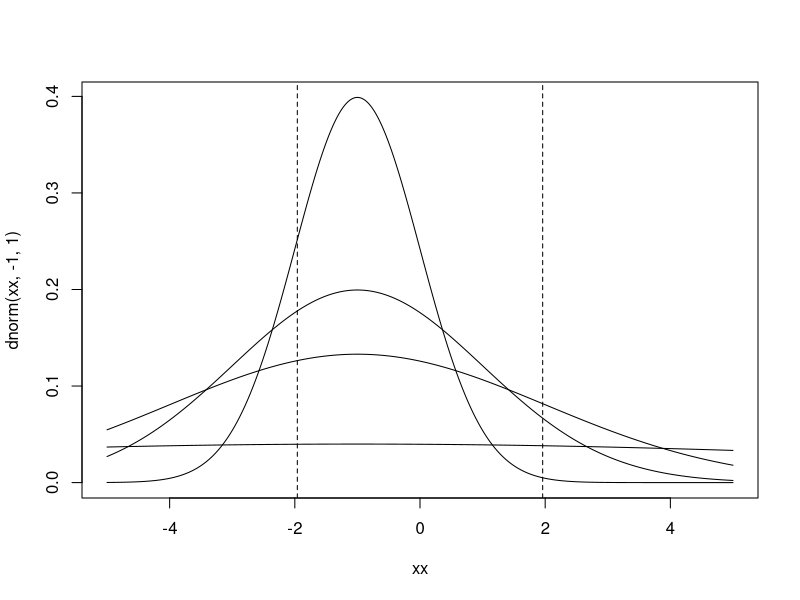
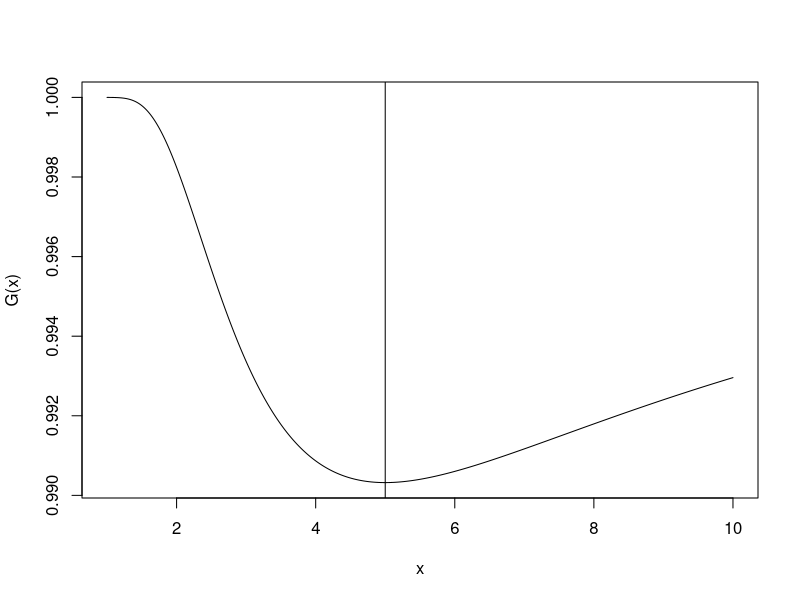
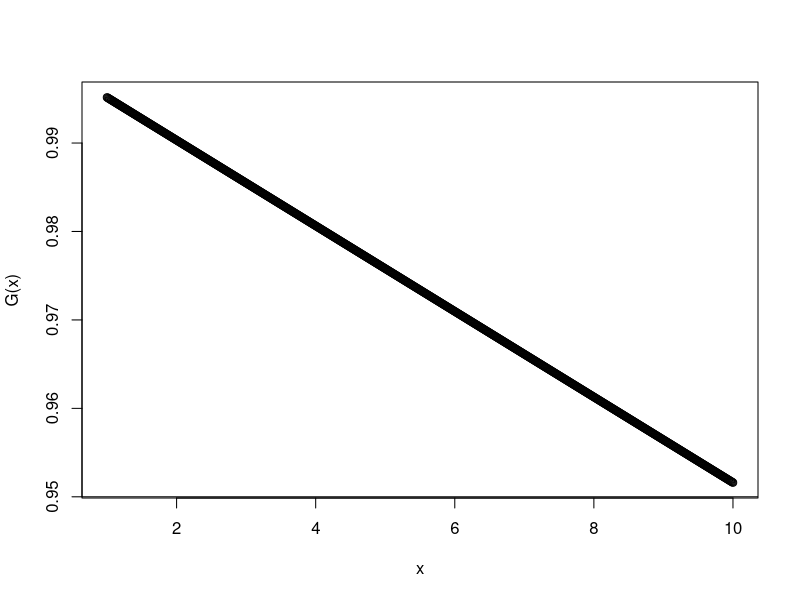
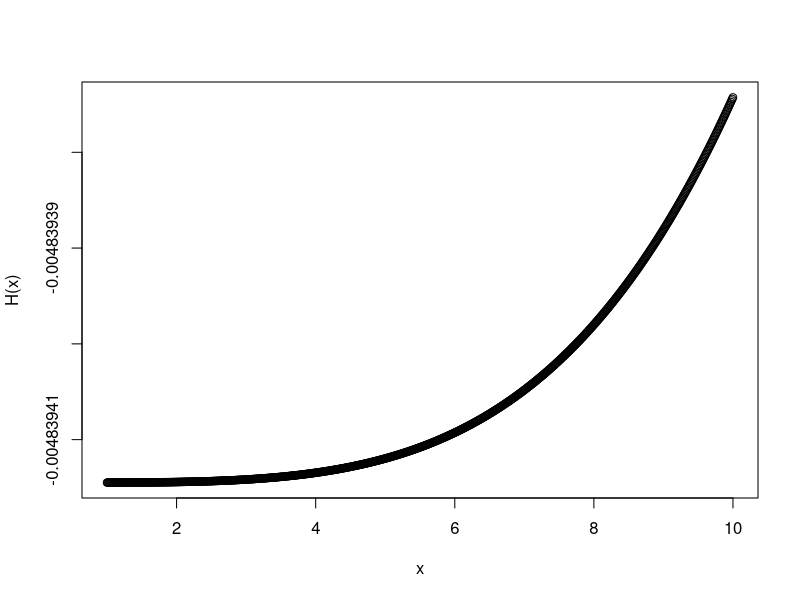
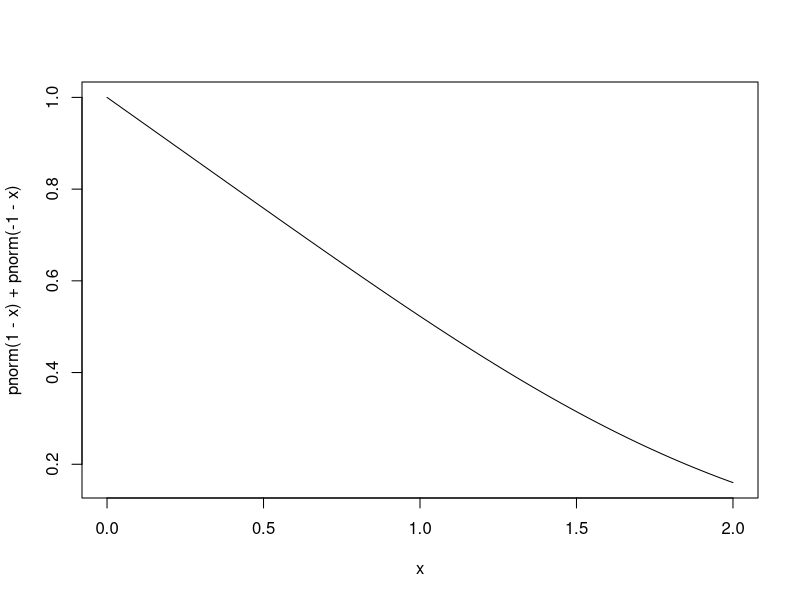

Reproduce these figures in R, in order.
alpha = 0.05
mu = -10000
sigma = abs(mu)
a_mu = qnorm(1 - alpha)*sigma + mu
pnorm((a_mu - mu)/sigma)

xx = seq(-5, 5, by = 0.01)
plot(xx, dnorm(xx, -1, 1), type = "l")
lines(xx, dnorm(xx, -1, 2))
lines(xx, dnorm(xx, -1, 3))
lines(xx, dnorm(xx, -1, 10))
abline(v = qnorm(alpha/2), lty = 2)
abline(v = qnorm(1 - alpha/2), lty = 2)

a = 0.1
mu = -5
x = seq(1, 10, by = 0.01)
G = function(sigma) pnorm(-(mu + a)/sigma) + pnorm((mu  - a)/sigma)
g = function(sigma) -1/sigma^2*(-(mu + a)*dnorm(-(mu + a)/sigma) + (mu - a)*dnorm((mu - a)/sigma))
plot(x, G(x), type = "l")
abline(v = abs(mu))

res = sapply(x, function(x) numDeriv::grad(G, x))

mu = -100
sigma = abs(mu)
G = function(a) pnorm(-(mu + a)/sigma) + pnorm((mu - a)/sigma)
plot(x, G(x))
abline(h = 0.95)

H = function(a) -1/sigma*(dnorm(-(mu + a)/sigma) + dnorm((mu - a)/sigma))
plot(x, H(x))


## =============================================================================
## Solution to stuff.
## =============================================================================

alpha = 0.05
x = seq(0, 2, by = 0.01)
plot(x, pnorm(1 - x) + pnorm(-1 - x), type = "l")
uniroot(function(x) (pnorm(1 -x) + pnorm(-1-x) - (1 - alpha)),
        interval = c(0, 1))

G = function(mu, sigma) pnorm(-(mu + mu/10)/sigma) + pnorm((mu - mu/10)/sigma)

H = function(a, sigma) 2*pnorm(-a/sigma)